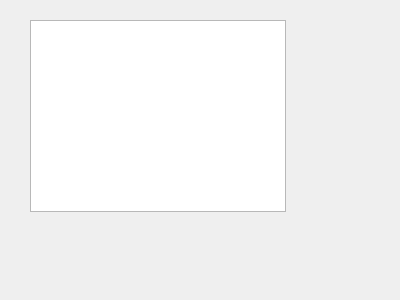
<?xml version="1.0" encoding="UTF-8"?>
<ui version="4.0">
 <class>alleSchauberAnzeigen</class>
 <widget class="QWidget" name="alleSchauberAnzeigen">
  <property name="geometry">
   <rect>
    <x>0</x>
    <y>0</y>
    <width>400</width>
    <height>300</height>
   </rect>
  </property>
  <property name="windowTitle">
   <string>Form</string>
  </property>
  <widget class="QTableView" name="schrauber">
   <property name="geometry">
    <rect>
     <x>30</x>
     <y>20</y>
     <width>256</width>
     <height>192</height>
    </rect>
   </property>
  </widget>
 </widget>
 <resources/>
 <connections/>
</ui>
